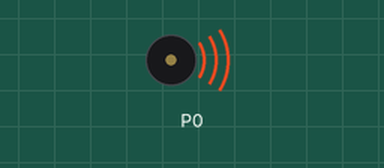
Bench run of a program on a simulated BBC micro:bit (MakeCode). On the bench: buzzer (waves = sounding).

Above: at 0.6 s.
Timing chart, 0 to 10.5 s (numbered marks = the images above):
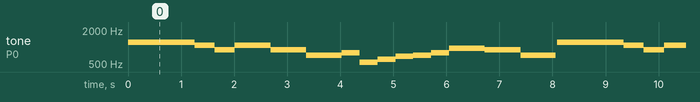

Measured:
- by itself, tone on P0: repeats every 8.1 s: 1080 Hz 0.38 s, 900 Hz 0.38 s, 1080 Hz 0.67 s, 900 Hz 0.67 s, 720 Hz 0.67 s, 792 Hz 0.34 s, 540 Hz 0.34 s, 612 Hz 0.34 s, 684 Hz 0.34 s, 720 Hz 0.34 s, 792 Hz 0.34 s, 950 Hz 0.67 s, 900 Hz 0.67 s, 720 Hz 0.67 s, silent 0.03 s, 1224 Hz 1.3 s

The program:

main.ts
```typescript
pins.analogSetPitchPin(AnalogPin.P0)
let hz = 432
basic.forever(function () {
    pins.analogPitch(1224, 1250)
    pins.analogPitch(1080, 375)
    pins.analogPitch(900, 375)
    pins.analogPitch(1080, 666.66)
    pins.analogPitch(900, 666.66)
    pins.analogPitch(720, 666.66)
    pins.analogPitch(792, 333.33)
    pins.analogPitch(540, 333.33)
    pins.analogPitch(612, 333.33)
    pins.analogPitch(684, 333.33)
    pins.analogPitch(720, 333.33)
    pins.analogPitch(792, 333.33)
    pins.analogPitch(950, 666.66)
    pins.analogPitch(900, 666.66)
    pins.analogPitch(720, 666.66)
})
```

test.ts
```typescript
// 在這裡測試；當此封包作為擴充功能時，將不會編譯此內容。
```
